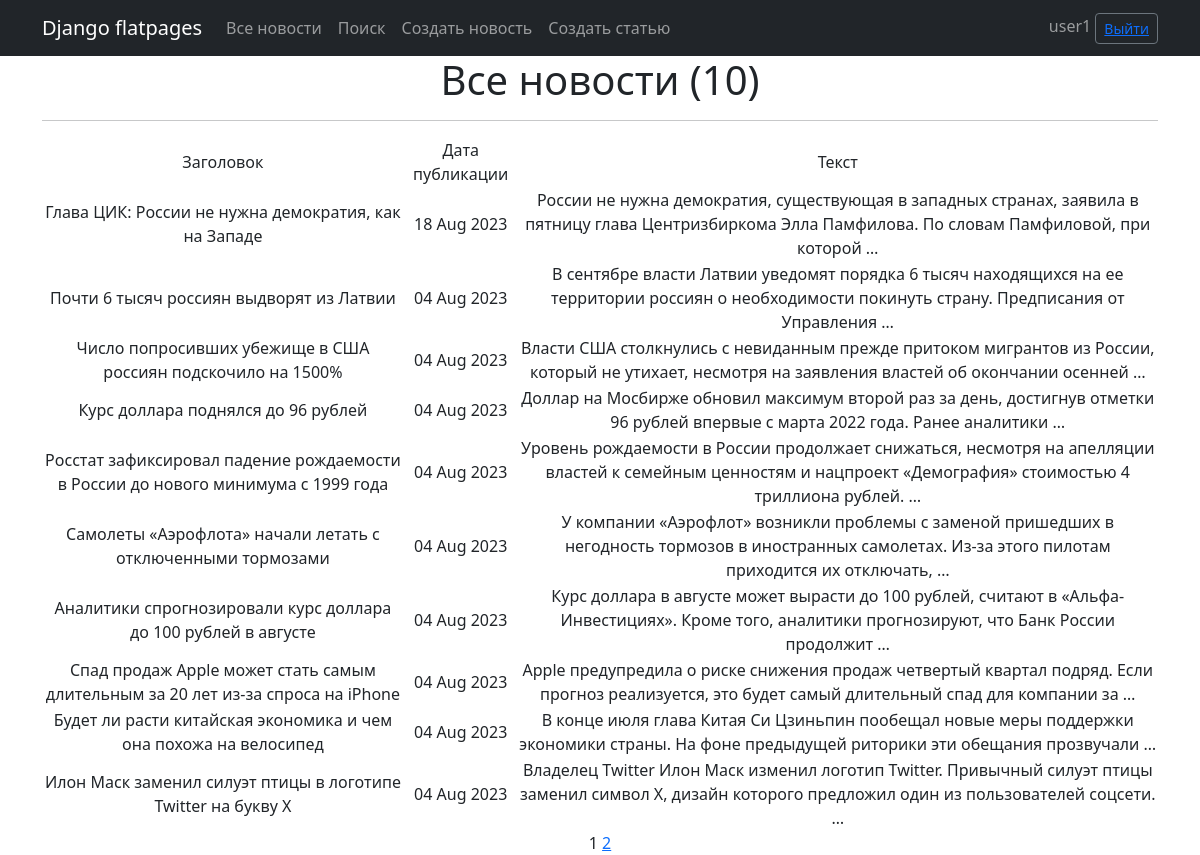
Page /news/ (signed in) on the committed database.
### news/models.py (models this page shows, shortened)
class Post(models.Model):
    news = 'N'
    article = 'A'
    POSITIONS = [
        (news, 'Новость'),
        (article, 'Статья')
    ]
    author = models.ForeignKey(Author, on_delete=models.CASCADE)
    select = models.CharField(max_length=1, choices=POSITIONS, default=news)
    datetime = models.DateTimeField(auto_now_add=True)
    title = models.CharField(max_length=255)
    text = models.TextField()
    rating = models.IntegerField(default=0)

### news/views.py (the view)
# urls.py: path('', PostList.as_view(), name='post_list'),
class PostList(LoginRequiredMixin, ListView):
    model = Post
    ordering = '-datetime'
    template_name = 'news.html'
    context_object_name = 'posts'
    paginate_by = 10

### news/templatetags/custom_filters.py (called while the page is built)
@register.filter()
def censor(value):
    def check_word(word):
        for j in range(0, len(word_list)):
            if word.lower() == word_list[j]:
                new_word = word[0]
                for k in range(1, len(word)):
                    new_word += '*'
                word = new_word
        return word
    if type(value) != str:
        return 'Ошибка: "value" не строка!'
    s = ''
    i = 0
    new_word = ''
    while i < len(value):
        c = value[i]
        if (c != ' ') and (c != '.') and (c != ',') and (c != '!') and (c != '?') and (c != ' '):
            new_word += c
        else:
            if new_word != '':
                s = s + check_word(new_word) + c
                new_word = ''
            else:
                s += c
        i += 1
    if new_word != '':
        s = s + check_word(new_word)
    return s

### templates/news.html (shortened to what this page needs)
{% extends 'flatpages/default.html' %}
{% load custom_filters %}
{% block content %}
   <h1>Все новости ({{ posts|length }})</h1>
   <hr>
   {% if posts %}
       <table>
           <tr>
               <td>Заголовок</td>
               <td>Дата публикации</td>
               <td>Текст</td>
           </tr>
           {% for post in posts %}
           <tr>
               <td>{{ post.title|censor }}</td>
               <td>{{ post.datetime|date:'d M Y' }}</td>
               <td>{{ post.text|censor|truncatewords:20 }}</td>
           </tr>
           {% endfor %}
       </table>
   {% else %}
       <h2>Новостей нет!</h2>
   {% endif %}
   {{ page_obj.number }}
   {% if page_obj.has_next %}
       <a href="?page={{ page_obj.next_page_number }}">{{ page_obj.next_page_number }}</a>
   {% endif %}
{% endblock content %}

### templates/flatpages/default.html (shortened to what this page needs)
<!DOCTYPE html>
<html lang="en">
    <head>
        {% load static %}
        <link href="{% static 'css/styles.css' %}" rel="stylesheet" />
    </head>
    <body>
        <nav class="navbar navbar-expand-lg navbar-dark bg-dark static-top">
           <div class="container">
               <a class="navbar-brand" href="#">Django flatpages</a>
               <div class="collapse navbar-collapse" id="navbarResponsive">
                   <ul class="navbar-nav ml-auto">
                       <li class="nav-item">
                           <a class="nav-link" href="/news">Все новости</a>
                       </li>
                       <li class="nav-item">
                           <a class="nav-link" href="/news/search/">Поиск</a>
                       </li>
                       <li class="nav-item">
                           <a class="nav-link" href="/news/create/">Создать новость</a>
                       </li>
                       <li class="nav-item">
                           <a class="nav-link" href="/articles/create/">Создать статью</a>
                       </li>
                   </ul>
               </div>
               <form class="form-inline">
               <span class="navbar-text">
                   {{request.user.username}}
               </span>
               <button class="btn btn-sm btn-outline-secondary" type="button"> <a href="/sign/logout/">Выйти</a> </button>
               </form>
           </div>
        </nav>
        <div class="container">
           <div class="row">
               <div class="col-lg-12 text-center">
                   {% block content %}{% endblock content %}
               </div>
           </div>
        </div>
    </body>
</html>

### rows in the picture
Post: title|censor "Глава ЦИК: России не нужна демократия, как на Западе", datetime "18 Aug 2023", text|censor "России не нужна демократия, существующая в западных странах, заявила в пятницу глава Центризбиркома Элла Памфилова. По словам Памфиловой, при которой …"
Post: title|censor "Почти 6 тысяч россиян выдворят из Латвии", datetime "04 Aug 2023", text|censor "В сентябре власти Латвии уведомят порядка 6 тысяч находящихся на ее территории россиян о необходимости покинуть страну. Предписания от Управления …"
Post: title|censor "Число попросивших убежище в США россиян подскочило на 1500%", datetime "04 Aug 2023", text|censor "Власти США столкнулись с невиданным прежде притоком мигрантов из России, который не утихает, несмотря на заявления властей об окончании осенней …"
Post: title|censor "Курс доллара поднялся до 96 рублей", datetime "04 Aug 2023", text|censor "Доллар на Мосбирже обновил максимум второй раз за день, достигнув отметки 96 рублей впервые с марта 2022 года. Ранее аналитики …"
Post: title|censor "Росстат зафиксировал падение рождаемости в России до нового минимума с 1999 года", datetime "04 Aug 2023", text|censor "Уровень рождаемости в России продолжает снижаться, несмотря на апелляции властей к семейным ценностям и нацпроект «Демография» стоимостью 4 триллиона рублей. …"
Post: title|censor "Самолеты «Аэрофлота» начали летать с отключенными тормозами", datetime "04 Aug 2023", text|censor "У компании «Аэрофлот» возникли проблемы с заменой пришедших в негодность тормозов в иностранных самолетах. Из-за этого пилотам приходится их отключать, …"
Post: title|censor "Аналитики спрогнозировали курс доллара до 100 рублей в августе", datetime "04 Aug 2023", text|censor "Курс доллара в августе может вырасти до 100 рублей, считают в «Альфа-Инвестициях». Кроме того, аналитики прогнозируют, что Банк России продолжит …"
Post: title|censor "Спад продаж Apple может стать самым длительным за 20 лет из-за спроса на iPhone", datetime "04 Aug 2023", text|censor "Apple предупредила о риске снижения продаж четвертый квартал подряд. Если прогноз реализуется, это будет самый длительный спад для компании за …"
Post: title|censor "Будет ли расти китайская экономика и чем она похожа на велосипед", datetime "04 Aug 2023", text|censor "В конце июля глава Китая Си Цзиньпин пообещал новые меры поддержки экономики страны. На фоне предыдущей риторики эти обещания прозвучали …"
Post: title|censor "Илон Маск заменил силуэт птицы в логотипе Twitter на букву X", datetime "04 Aug 2023", text|censor "Владелец Twitter Илон Маск изменил логотип Twitter. Привычный силуэт птицы заменил символ X, дизайн которого предложил один из пользователей соцсети. …"

### other values in the picture
{{ request.user.username }} "user1"
{{ posts|length }} "10"
{{ page_obj.number }} "1"
{{ page_obj.next_page_number }} "2"
